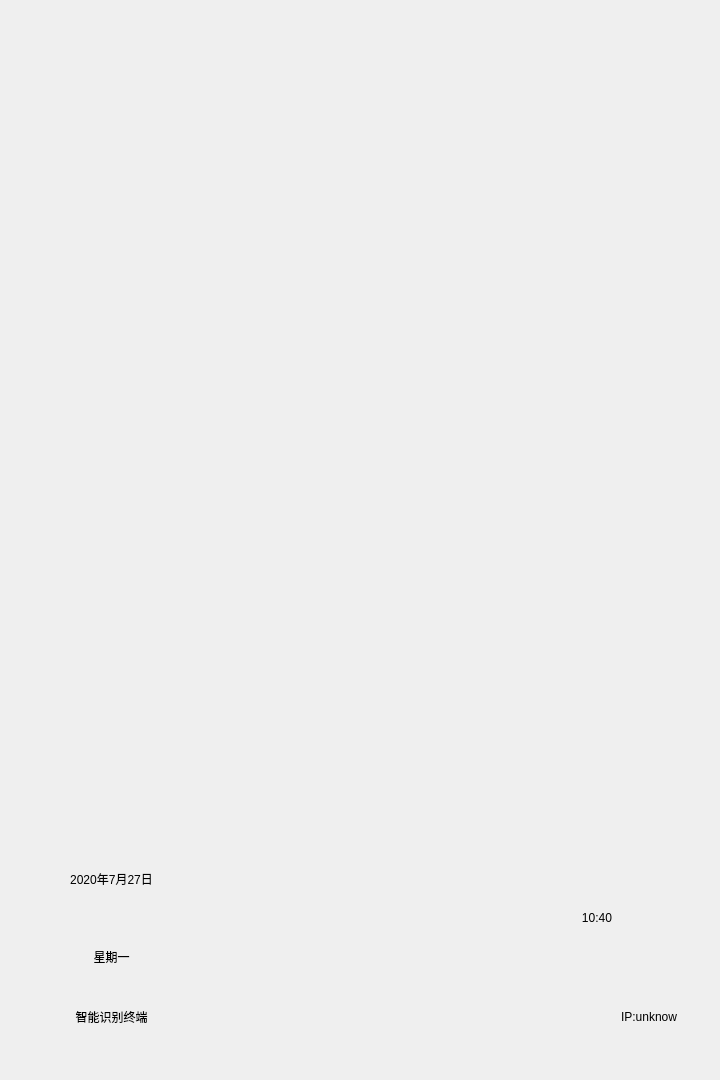
<?xml version="1.0" encoding="UTF-8"?>
<ui version="4.0">
 <class>Widget</class>
 <widget class="QWidget" name="Widget">
  <property name="geometry">
   <rect>
    <x>0</x>
    <y>0</y>
    <width>720</width>
    <height>1080</height>
   </rect>
  </property>
  <property name="minimumSize">
   <size>
    <width>0</width>
    <height>800</height>
   </size>
  </property>
  <property name="maximumSize">
   <size>
    <width>720</width>
    <height>1080</height>
   </size>
  </property>
  <property name="windowTitle">
   <string>Widget</string>
  </property>
  <property name="styleSheet">
   <string notr="true">QWidget{
	border: 0px;	
	outline: none;
}</string>
  </property>
  <layout class="QVBoxLayout" name="verticalLayout_3">
   <property name="spacing">
    <number>0</number>
   </property>
   <property name="leftMargin">
    <number>0</number>
   </property>
   <property name="topMargin">
    <number>0</number>
   </property>
   <property name="rightMargin">
    <number>0</number>
   </property>
   <property name="bottomMargin">
    <number>0</number>
   </property>
   <item>
    <widget class="QFrame" name="mpBgFrame">
     <property name="styleSheet">
      <string notr="true"/>
     </property>
     <property name="frameShape">
      <enum>QFrame::StyledPanel</enum>
     </property>
     <property name="frameShadow">
      <enum>QFrame::Raised</enum>
     </property>
     <layout class="QVBoxLayout" name="verticalLayout">
      <property name="spacing">
       <number>0</number>
      </property>
      <property name="leftMargin">
       <number>0</number>
      </property>
      <property name="topMargin">
       <number>0</number>
      </property>
      <property name="rightMargin">
       <number>0</number>
      </property>
      <property name="bottomMargin">
       <number>0</number>
      </property>
      <item>
       <widget class="QFrame" name="mpMainPage">
        <property name="sizePolicy">
         <sizepolicy hsizetype="Preferred" vsizetype="Expanding">
          <horstretch>0</horstretch>
          <verstretch>0</verstretch>
         </sizepolicy>
        </property>
        <property name="styleSheet">
         <string notr="true"/>
        </property>
        <property name="frameShape">
         <enum>QFrame::StyledPanel</enum>
        </property>
        <property name="frameShadow">
         <enum>QFrame::Raised</enum>
        </property>
       </widget>
      </item>
      <item>
       <widget class="QFrame" name="mpBottomBar">
        <property name="minimumSize">
         <size>
          <width>720</width>
          <height>340</height>
         </size>
        </property>
        <property name="maximumSize">
         <size>
          <width>800</width>
          <height>340</height>
         </size>
        </property>
        <property name="styleSheet">
         <string notr="true">QFrame#mpBottomBar {
	border-image: url(:/image/img_bottombar_bg.png);
}</string>
        </property>
        <property name="frameShape">
         <enum>QFrame::StyledPanel</enum>
        </property>
        <property name="frameShadow">
         <enum>QFrame::Raised</enum>
        </property>
        <layout class="QVBoxLayout" name="verticalLayout_2" stretch="7,1">
         <property name="spacing">
          <number>0</number>
         </property>
         <property name="leftMargin">
          <number>20</number>
         </property>
         <property name="topMargin">
          <number>0</number>
         </property>
         <property name="rightMargin">
          <number>20</number>
         </property>
         <property name="bottomMargin">
          <number>0</number>
         </property>
         <item>
          <layout class="QGridLayout" name="gridLayout" columnstretch="189,302,189,0">
           <property name="leftMargin">
            <number>0</number>
           </property>
           <property name="rightMargin">
            <number>0</number>
           </property>
           <property name="spacing">
            <number>0</number>
           </property>
           <item row="1" column="0">
            <widget class="QLabel" name="mpDateLab">
             <property name="text">
              <string>2020年7月27日</string>
             </property>
             <property name="alignment">
              <set>Qt::AlignCenter</set>
             </property>
            </widget>
           </item>
           <item row="0" column="1" rowspan="4">
            <widget class="QPushButton" name="mpStandbyBtn">
             <property name="sizePolicy">
              <sizepolicy hsizetype="Minimum" vsizetype="Preferred">
               <horstretch>0</horstretch>
               <verstretch>0</verstretch>
              </sizepolicy>
             </property>
             <property name="font">
              <font>
               <pointsize>16</pointsize>
              </font>
             </property>
             <property name="styleSheet">
              <string notr="true">QPushButton#mpStandbyBtn{
	border-image: url(:/image/icon_welcom_btn.png);
}</string>
             </property>
             <property name="text">
              <string/>
             </property>
            </widget>
           </item>
           <item row="2" column="0">
            <widget class="QLabel" name="mpWeekLab">
             <property name="text">
              <string>星期一</string>
             </property>
             <property name="alignment">
              <set>Qt::AlignCenter</set>
             </property>
            </widget>
           </item>
           <item row="3" column="0">
            <widget class="QLabel" name="mpProductLab">
             <property name="text">
              <string>智能识别终端</string>
             </property>
             <property name="alignment">
              <set>Qt::AlignCenter</set>
             </property>
            </widget>
           </item>
           <item row="0" column="0">
            <spacer name="horizontalSpacer">
             <property name="orientation">
              <enum>Qt::Horizontal</enum>
             </property>
             <property name="sizeHint" stdset="0">
              <size>
               <width>40</width>
               <height>100</height>
              </size>
             </property>
            </spacer>
           </item>
           <item row="3" column="2">
            <widget class="QLabel" name="mpIPLab">
             <property name="sizePolicy">
              <sizepolicy hsizetype="Preferred" vsizetype="Preferred">
               <horstretch>0</horstretch>
               <verstretch>0</verstretch>
              </sizepolicy>
             </property>
             <property name="minimumSize">
              <size>
               <width>0</width>
               <height>42</height>
              </size>
             </property>
             <property name="maximumSize">
              <size>
               <width>16777215</width>
               <height>42</height>
              </size>
             </property>
             <property name="text">
              <string>IP:unknow</string>
             </property>
             <property name="alignment">
              <set>Qt::AlignRight|Qt::AlignTrailing|Qt::AlignVCenter</set>
             </property>
            </widget>
           </item>
           <item row="3" column="3">
            <widget class="QLabel" name="mpWIFILab">
             <property name="sizePolicy">
              <sizepolicy hsizetype="Fixed" vsizetype="Minimum">
               <horstretch>0</horstretch>
               <verstretch>0</verstretch>
              </sizepolicy>
             </property>
             <property name="minimumSize">
              <size>
               <width>23</width>
               <height>18</height>
              </size>
             </property>
             <property name="styleSheet">
              <string notr="true">QLabel#mpWIFILab {
	image: url(:/image/icon_wifi_disconnect.png);
}</string>
             </property>
             <property name="text">
              <string/>
             </property>
             <property name="alignment">
              <set>Qt::AlignHCenter|Qt::AlignTop</set>
             </property>
            </widget>
           </item>
           <item row="1" column="2" rowspan="2" colspan="2">
            <widget class="QLabel" name="mpTimeLab">
             <property name="text">
              <string>10:40</string>
             </property>
             <property name="alignment">
              <set>Qt::AlignCenter</set>
             </property>
            </widget>
           </item>
           <item row="0" column="2" colspan="2">
            <spacer name="horizontalSpacer_2">
             <property name="orientation">
              <enum>Qt::Horizontal</enum>
             </property>
             <property name="sizeHint" stdset="0">
              <size>
               <width>40</width>
               <height>20</height>
              </size>
             </property>
            </spacer>
           </item>
          </layout>
         </item>
         <item>
          <layout class="QHBoxLayout" name="horizontalLayout" stretch="0">
           <property name="spacing">
            <number>8</number>
           </property>
           <property name="rightMargin">
            <number>0</number>
           </property>
           <item>
            <widget class="QLabel" name="mpSNLab">
             <property name="text">
              <string/>
             </property>
            </widget>
           </item>
          </layout>
         </item>
        </layout>
       </widget>
      </item>
     </layout>
    </widget>
   </item>
  </layout>
 </widget>
 <layoutdefault spacing="6" margin="11"/>
 <resources/>
 <connections/>
</ui>
